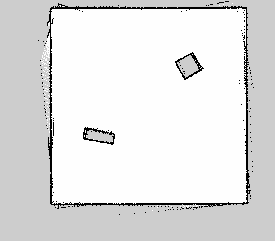
#> input picture agv_simulation_workspace/src/agv/maps/my_new_map.pgm, 275 x 241 px
$ python flip_map.py
#> lines starting #> are read from the running program, lines starting #| are printed output that depends on the picture
import cv2
import yaml

# Read map image
img = cv2.imread('src/agv/maps/my_new_map.pgm', cv2.IMREAD_UNCHANGED)
#> img is the input picture: shape (241, 275); min 0, max 254, mean 225.8

# Flip horizontally or vertically?
# We want to invert Y. In OpenCV, row 0 is top, row N is bottom.
# ROS map_server loads row N as Y=0, row 0 as Y=max.
# To invert the Y axis in ROS, we flip the image vertically!
flipped_img = cv2.flip(img, 0) # 0 means flipping around the x-axis (vertical flip)
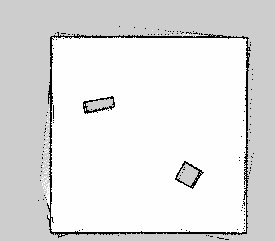
#> flipped_img: shape (241, 275); min 0, max 254, mean 225.8

# Save the flipped image
cv2.imwrite('src/agv/maps/my_new_map_flipped.pgm', flipped_img)

# We also need to fix the origin in the YAML file!
# If we flipped vertically, the new origin Y needs to be shifted.
# Actually, the old Y coordinates were: Y_old = row_ros * res + origin_y
# The new Y coordinates: Y_new = -Y_old.
# If we want the map to align with Gazebo, we don't just want -Y_old.
# Let's just create the flipped image first and see its dimensions.
h, w = img.shape
#> h = 241; w = 275
print(f"Map size: {w}x{h}")
#| Map size: 275x241

$ run again, with agv_simulation_workspace/src/agv/maps/room_map.pgm copied over agv_simulation_workspace/src/agv/maps/my_new_map.pgm
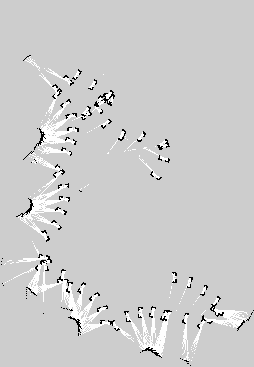
#> input picture agv_simulation_workspace/src/agv/maps/room_map.pgm, 254 x 367 px
#> img is the input picture: shape (367, 254); min 0, max 254, mean 204.3
#> `flipped_img = cv2.flip(img, 0)`:
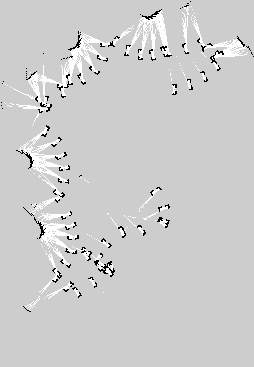
#> flipped_img: shape (367, 254); min 0, max 254, mean 204.3
#| Map size: 254x367
